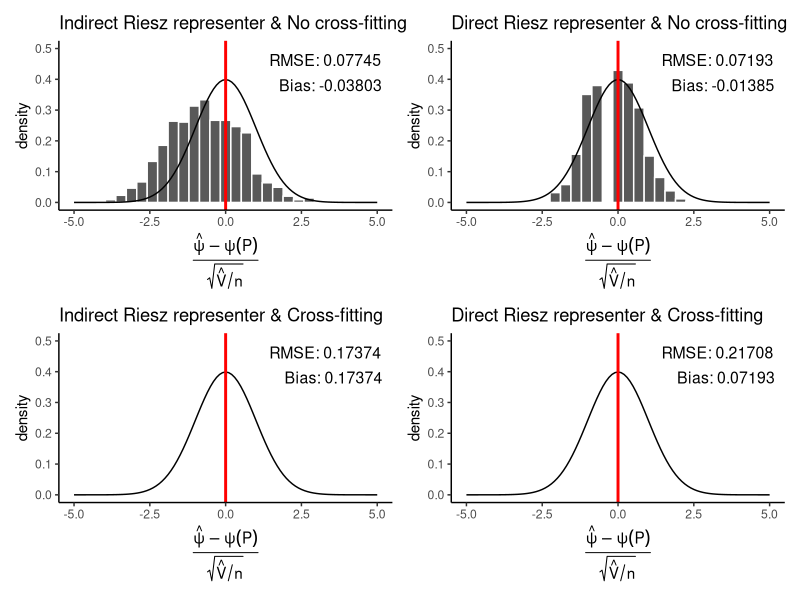

The R script that drew this image:
library(tidyverse)
library(patchwork)
n <- 500
no_cross_fit_results <- read_csv("ate_experiment/LASSO_experiment/Results/no_cross_fit_results.csv") %>% filter(riesz_variance > 0)
cross_fit_results <- read_csv("ate_experiment/LASSO_experiment/Results/cross_fit_results.csv")%>% filter(riesz_variance > 0)


a_rmse = mean((no_cross_fit_results$propensity_estimate - no_cross_fit_results$truth)^2)^(1/2)
a_bias = mean(no_cross_fit_results$propensity_estimate-no_cross_fit_results$truth)
a = ggplot(no_cross_fit_results)+
  geom_histogram(aes(x=(propensity_estimate-truth)/sqrt(propensity_variance/n), y=after_stat(density)), color='white')+
  geom_function(fun=function(x) dnorm(x)) +
  geom_vline(xintercept=0, color='red', size=1) +
  xlab(
    expression(
      frac(
        hat(psi) - psi(P),
        sqrt(hat(V) / n)
      )
    )
  ) +
  ggtitle('Indirect Riesz representer & No cross-fitting') +
  xlim(-5,5) +
  ylim(0, 1/2) +
  annotate("text", 
           x = Inf, y = Inf, 
           label = paste0("RMSE: ", round(a_rmse,5)), 
           hjust = 1.1, vjust = 2.1, 
           size = 4)+
  annotate("text", 
           x = Inf, y = Inf, 
           label = paste0("Bias: ", round(a_bias,5)), 
           hjust = 1.1, vjust = 4.2, 
           size = 4)+
  theme_classic()

b_rmse = mean((no_cross_fit_results$riesz_estimate - no_cross_fit_results$truth)^2)^(1/2)
b_bias = mean(no_cross_fit_results$riesz_estimate - no_cross_fit_results$truth)
b = ggplot(no_cross_fit_results)+
  geom_histogram(aes(x=(riesz_estimate-truth)/sqrt(riesz_variance/n), y=after_stat(density)), color='white')+
  geom_function(fun=function(x) dnorm(x)) +
  geom_vline(xintercept=0, color='red', size=1) +
  xlab(
    expression(
      frac(
        hat(psi) - psi(P),
        sqrt(hat(V) / n)
      )
    )
  ) +
  ggtitle('Direct Riesz representer & No cross-fitting') +
  xlim(-5,5) +
  ylim(0, 1/2) +
  annotate("text", 
           x = Inf, y = Inf, 
           label = paste0("RMSE: ", round(b_rmse,5)), 
           hjust = 1.1, vjust = 2.1, 
           size = 4)+
  annotate("text", 
           x = Inf, y = Inf, 
           label = paste0("Bias: ", round(b_bias,5)), 
           hjust = 1.1, vjust = 4.2, 
           size = 4) + 
  theme_classic()

c_rmse = mean((cross_fit_results$propensity_estimate - cross_fit_results$truth)^2)^(1/2)
c_bias = mean(cross_fit_results$propensity_estimate - cross_fit_results$truth)
c = ggplot(cross_fit_results)+
  geom_histogram(aes(x=(propensity_estimate-truth)/sqrt(propensity_variance/n), y=after_stat(density)), color='white')+
  geom_function(fun=function(x) dnorm(x)) +
  geom_vline(xintercept=0, color='red', size=1) +
  xlab(
    expression(
      frac(
        hat(psi) - psi(P),
        sqrt(hat(V) / n)
      )
    )
  ) +
  ggtitle('Indirect Riesz representer & Cross-fitting') +
  xlim(-5,5) +
  ylim(0, 1/2) +
  annotate("text", 
           x = Inf, y = Inf, 
           label = paste0("RMSE: ", round(c_rmse,5)), 
           hjust = 1.1, vjust = 2.1, 
           size = 4)+
  annotate("text", 
           x = Inf, y = Inf, 
           label = paste0("Bias: ", round(c_bias,5)), 
           hjust = 1.1, vjust = 4.2, 
           size = 4) + 
  theme_classic()

d_rmse = mean((cross_fit_results$riesz_estimate - cross_fit_results$truth)^2)^(1/2)
d_bias = mean(cross_fit_results$riesz_estimate - cross_fit_results$truth)
d = ggplot(cross_fit_results)+
  geom_histogram(aes(x=(riesz_estimate-truth)/sqrt(riesz_variance/n), y=after_stat(density)), color='white')+
  geom_function(fun=function(x) dnorm(x)) +
  geom_vline(xintercept=0, color='red', size=1) +
  xlab(
    expression(
      frac(
        hat(psi) - psi(P),
        sqrt(hat(V) / n)
      )
    )
  ) +
  ggtitle('Direct Riesz representer & Cross-fitting') +
  xlim(-5,5) +
  ylim(0, 1/2) +
  annotate("text", 
           x = Inf, y = Inf, 
           label = paste0("RMSE: ", round(d_rmse,5)), 
           hjust = 1.1, vjust = 2.1, 
           size = 4) + 
  annotate("text", 
           x = Inf, y = Inf, 
           label = paste0("Bias: ", round(b_rmse,5)), 
           hjust = 1.1, vjust = 4.2, 
           size = 4) + 
  theme_classic()

a+b+c+d




#e_rmse = mean((no_cross_fit_results$plugin_estimate - no_cross_fit_results$truth)^2)^(1/2)
#e_bias = mean(no_cross_fit_results$plugin_estimate-no_cross_fit_results$truth)


#e_rmse = mean((cross_fit_results$plugin_estimate - no_cross_fit_results$truth)^2)^(1/2)
#e_bias = mean(cross_fit_results$plugin_estimate-no_cross_fit_results$truth)
